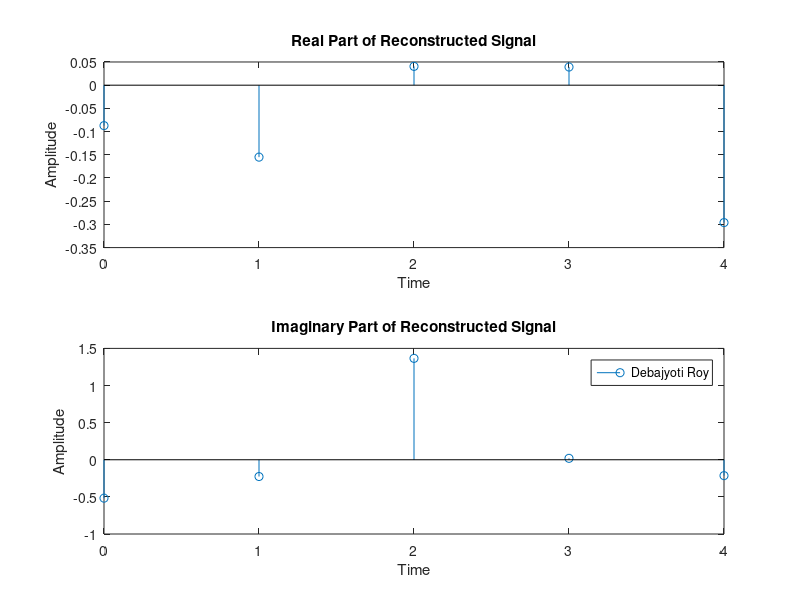

This chart was generated by the following MATLAB code:
% MATLAB program to find the IDFT of a random sequence
N = input('enter the sequence');	% Length of the sequence
X = randn(1, N) + 1i * randn(1, N); % Random sequence in frequency domain
% Calculate the inverse discrete Fourier transform
x = ifft(X);	% Reconstructing the original sequence
% Creating a time axis
t = 0 : N-1;
% Plot the real part of the reconstructed sequence in time domain
subplot(2, 1, 1);
stem(t, real(x));	% Plotting the real part of sequence
title('Real Part of Reconstructed Signal');
xlabel('Time');
ylabel('Amplitude');
% Plot the imaginary part of the reconstructed sequence in time domain
subplot(2, 1, 2);
stem(t, imag(x));	% Plotting the imaginary part of sequence
title('Imaginary Part of Reconstructed Signal');
xlabel('Time');
ylabel('Amplitude');
legend('Debajyoti Roy')